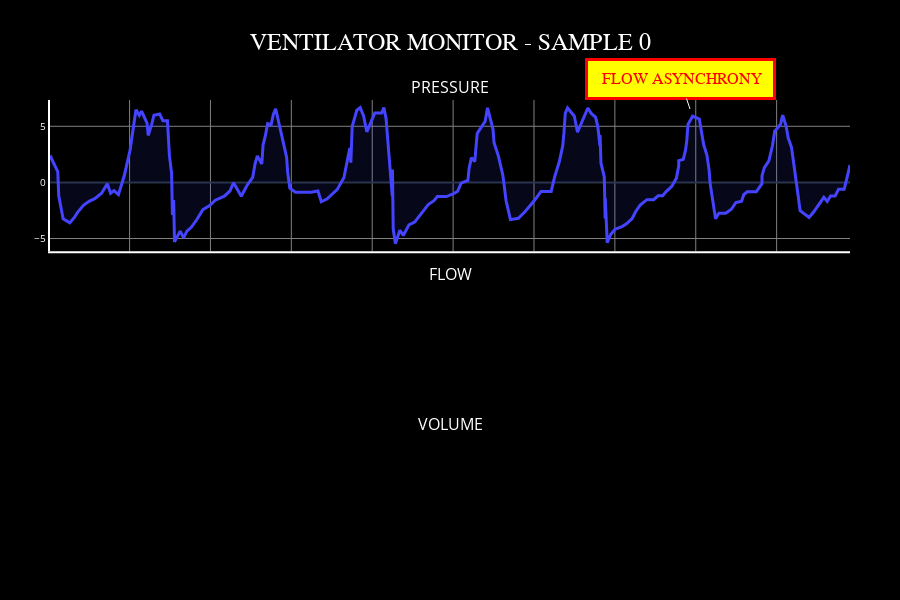
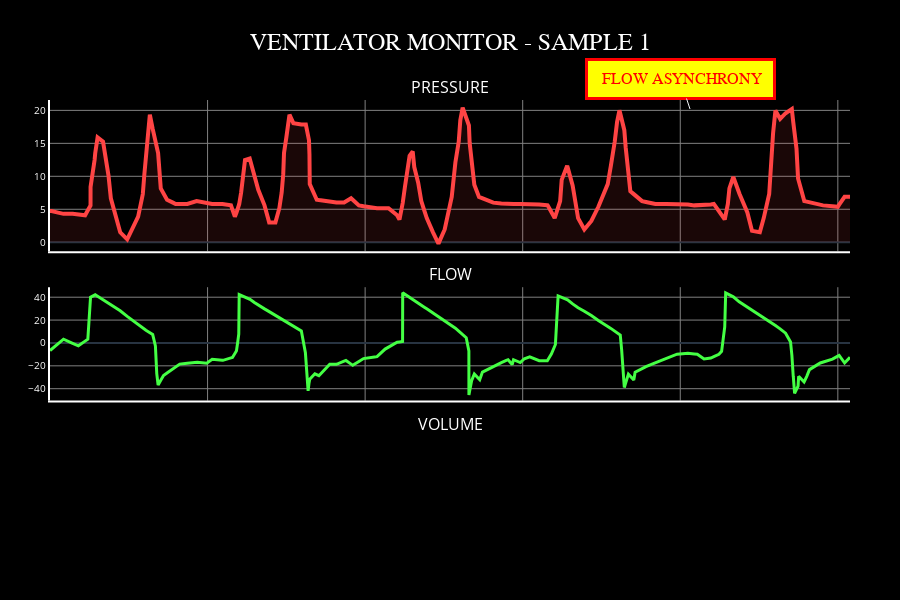

Write notebook code for charts like these, in order.
### Code cell
# Create medical monitor displays for each sample
print("\n MEDICAL VENTILATOR DISPLAYS")
for sample_id in FA_df['sample_id'].unique():
    sample_data = FA_df[FA_df['sample_id'] == sample_id].sort_values('time')
    ventilator_fig = create_ventilator_display(sample_data, sample_id)
    ventilator_fig.show()

### Figure 1 — Plotly figure (JSON) as saved in the notebook; plotly's stock layout.template omitted (floating-point values rounded to 4 significant figures; data arrays with more than 128 entries replaced by an {"elided": "..."} marker saying what was removed)
{"data": [{"fill": "tozeroy", "fillcolor": "rgba(68, 68, 255, 0.1)", "line": {"color": "#4444FF", "width": 3}, "mode": "lines", "name": "Volume", "x": {"elided": "208 float values"}, "y": {"elided": "208 float values"}, "type": "scatter", "xaxis": "x", "yaxis": "y"}], "layout": {"xaxis": {"anchor": "y", "domain": [0.0, 1.0], "matches": "x3", "showticklabels": false, "tickfont": {"color": "white", "size": 10}, "showgrid": true, "gridwidth": 1, "gridcolor": "gray", "showline": true, "linewidth": 2, "linecolor": "white"}, "yaxis": {"anchor": "x", "domain": [0.664, 1.0], "tickfont": {"color": "white", "size": 10}, "showgrid": true, "gridwidth": 1, "gridcolor": "gray", "showline": true, "linewidth": 2, "linecolor": "white"}, "xaxis2": {"anchor": "y2", "domain": [0.0, 1.0], "matches": "x3", "showticklabels": false, "tickfont": {"color": "white", "size": 10}, "showgrid": true, "gridwidth": 1, "gridcolor": "gray", "showline": true, "linewidth": 2, "linecolor": "white"}, "yaxis2": {"anchor": "x2", "domain": [0.332, 0.584], "tickfont": {"color": "white", "size": 10}, "showgrid": true, "gridwidth": 1, "gridcolor": "gray", "showline": true, "linewidth": 2, "linecolor": "white"}, "xaxis3": {"anchor": "y3", "domain": [0.0, 1.0], "tickfont": {"color": "white", "size": 10}, "showgrid": true, "gridwidth": 1, "gridcolor": "gray", "showline": true, "linewidth": 2, "linecolor": "white"}, "yaxis3": {"anchor": "x3", "domain": [0.0, 0.252], "tickfont": {"color": "white", "size": 10}, "showgrid": true, "gridwidth": 1, "gridcolor": "gray", "showline": true, "linewidth": 2, "linecolor": "white"}, "annotations": [{"font": {"size": 16}, "showarrow": false, "text": "PRESSURE", "x": 0.5, "xanchor": "center", "xref": "paper", "y": 1.0, "yanchor": "bottom", "yref": "paper"}, {"font": {"size": 16}, "showarrow": false, "text": "FLOW", "x": 0.5, "xanchor": "center", "xref": "paper", "y": 0.584, "yanchor": "bottom", "yref": "paper"}, {"font": {"size": 16}, "showarrow": false, "text": "VOLUME", "x": 0.5, "xanchor": "center", "xref": "paper", "y": 0.252, "yanchor": "bottom", "yref": "paper"}, {"bgcolor": "yellow", "bordercolor": "red", "borderpad": 10, "borderwidth": 3, "font": {"color": "red", "family": "Arial Black", "size": 16}, "showarrow": true, "text": " FLOW ASYNCHRONY", "x": 0.8, "xref": "paper", "y": 0.98, "yref": "paper"}], "title": {"font": {"size": 24, "color": "white", "family": "Arial Black"}, "text": "VENTILATOR MONITOR - SAMPLE 0", "x": 0.5}, "font": {"color": "white", "size": 12}, "margin": {"t": 100, "b": 50, "l": 50, "r": 50}, "height": 600, "width": 900, "plot_bgcolor": "black", "paper_bgcolor": "black", "showlegend": false}}

### Figure 2 — Plotly figure (JSON) as saved in the notebook; plotly's stock layout.template omitted (floating-point values rounded to 4 significant figures; data arrays with more than 128 entries replaced by an {"elided": "..."} marker saying what was removed)
{"data": [{"fill": "tozeroy", "fillcolor": "rgba(255, 68, 68, 0.1)", "line": {"color": "#FF4444", "width": 4}, "mode": "lines", "name": "Pressure", "x": {"elided": "254 float values"}, "y": {"elided": "254 float values"}, "type": "scatter", "xaxis": "x", "yaxis": "y"}, {"line": {"color": "#44FF44", "width": 3}, "mode": "lines", "name": "Flow", "x": {"elided": "254 float values"}, "y": {"elided": "254 float values"}, "type": "scatter", "xaxis": "x2", "yaxis": "y2"}], "layout": {"xaxis": {"anchor": "y", "domain": [0.0, 1.0], "matches": "x3", "showticklabels": false, "tickfont": {"color": "white", "size": 10}, "showgrid": true, "gridwidth": 1, "gridcolor": "gray", "showline": true, "linewidth": 2, "linecolor": "white"}, "yaxis": {"anchor": "x", "domain": [0.664, 1.0], "tickfont": {"color": "white", "size": 10}, "showgrid": true, "gridwidth": 1, "gridcolor": "gray", "showline": true, "linewidth": 2, "linecolor": "white"}, "xaxis2": {"anchor": "y2", "domain": [0.0, 1.0], "matches": "x3", "showticklabels": false, "tickfont": {"color": "white", "size": 10}, "showgrid": true, "gridwidth": 1, "gridcolor": "gray", "showline": true, "linewidth": 2, "linecolor": "white"}, "yaxis2": {"anchor": "x2", "domain": [0.332, 0.584], "tickfont": {"color": "white", "size": 10}, "showgrid": true, "gridwidth": 1, "gridcolor": "gray", "showline": true, "linewidth": 2, "linecolor": "white"}, "xaxis3": {"anchor": "y3", "domain": [0.0, 1.0], "tickfont": {"color": "white", "size": 10}, "showgrid": true, "gridwidth": 1, "gridcolor": "gray", "showline": true, "linewidth": 2, "linecolor": "white"}, "yaxis3": {"anchor": "x3", "domain": [0.0, 0.252], "tickfont": {"color": "white", "size": 10}, "showgrid": true, "gridwidth": 1, "gridcolor": "gray", "showline": true, "linewidth": 2, "linecolor": "white"}, "annotations": [{"font": {"size": 16}, "showarrow": false, "text": "PRESSURE", "x": 0.5, "xanchor": "center", "xref": "paper", "y": 1.0, "yanchor": "bottom", "yref": "paper"}, {"font": {"size": 16}, "showarrow": false, "text": "FLOW", "x": 0.5, "xanchor": "center", "xref": "paper", "y": 0.584, "yanchor": "bottom", "yref": "paper"}, {"font": {"size": 16}, "showarrow": false, "text": "VOLUME", "x": 0.5, "xanchor": "center", "xref": "paper", "y": 0.252, "yanchor": "bottom", "yref": "paper"}, {"bgcolor": "yellow", "bordercolor": "red", "borderpad": 10, "borderwidth": 3, "font": {"color": "red", "family": "Arial Black", "size": 16}, "showarrow": true, "text": " FLOW ASYNCHRONY", "x": 0.8, "xref": "paper", "y": 0.98, "yref": "paper"}], "title": {"font": {"size": 24, "color": "white", "family": "Arial Black"}, "text": "VENTILATOR MONITOR - SAMPLE 1", "x": 0.5}, "font": {"color": "white", "size": 12}, "margin": {"t": 100, "b": 50, "l": 50, "r": 50}, "height": 600, "width": 900, "plot_bgcolor": "black", "paper_bgcolor": "black", "showlegend": false}}
